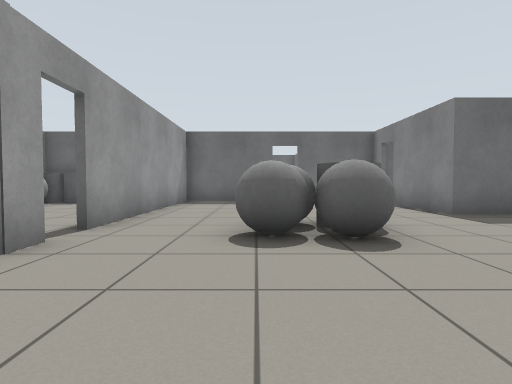
View 1 (above)

19 first-person views from a walk through a world built for the Gazebo simulator. The camera is 0.72 m above the floor, tilts 2° down and sees 80° across. The floor is counted in squares, 1 m on a side. Each view is taken from the middle of a square. On the plan, view 1 faces up. The plan holds only what a view shows up to about 10 squares ahead; the rest is blank.

View 2
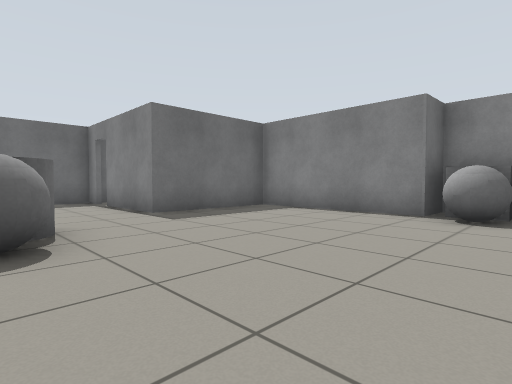

View 3
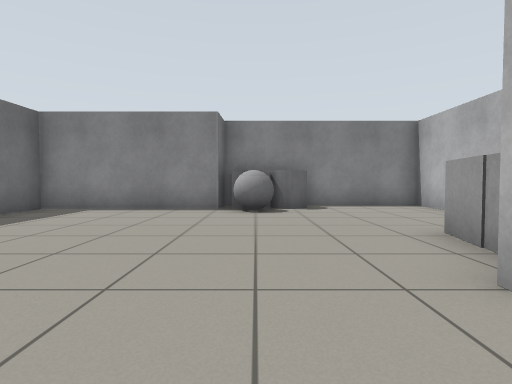

View 4
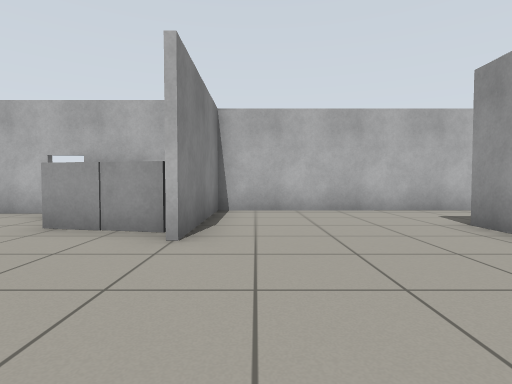

View 5
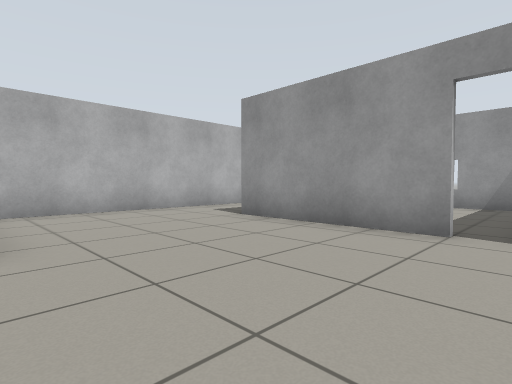

View 6
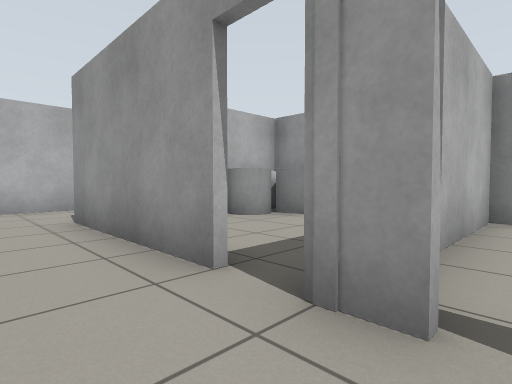

View 7
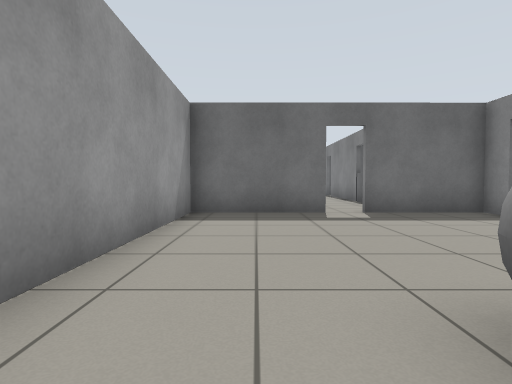

View 8
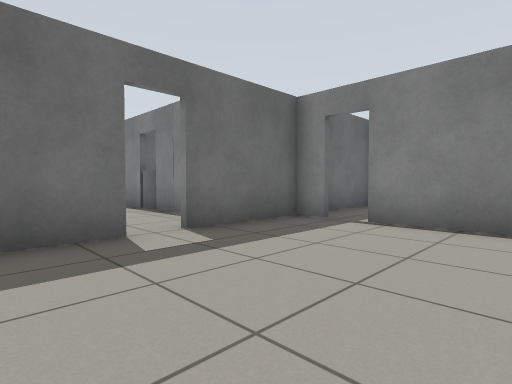

View 9
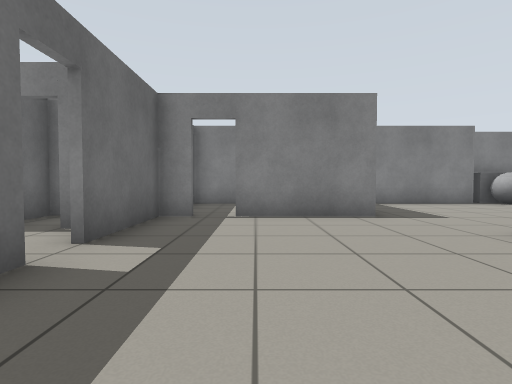

View 10
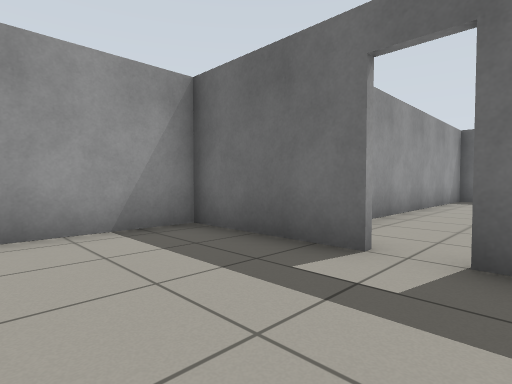

View 11
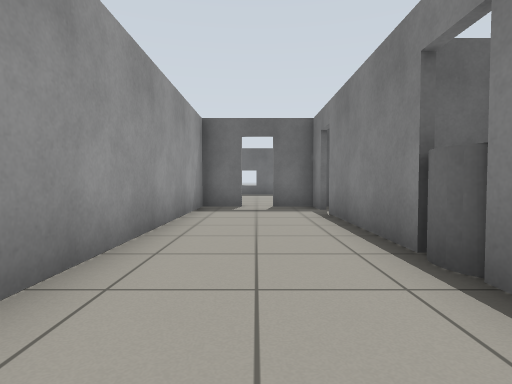

View 12
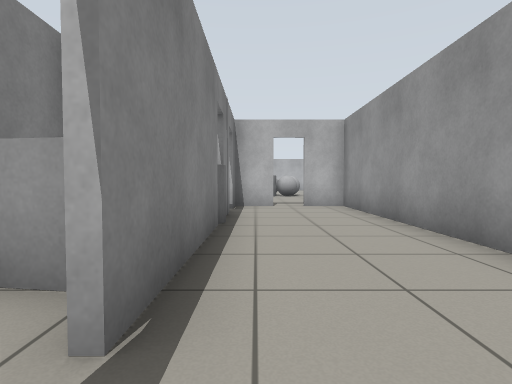

View 13
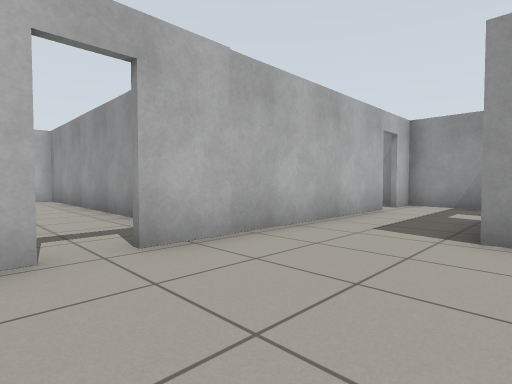

View 14
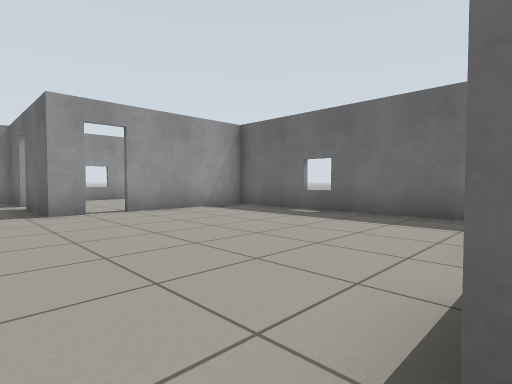

View 15
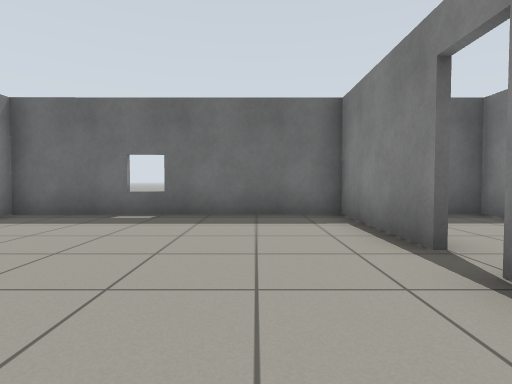

View 16
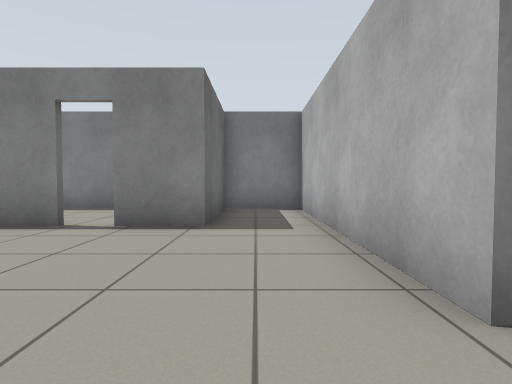

View 17
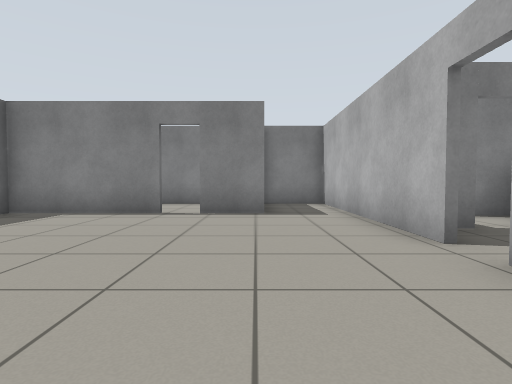

View 18
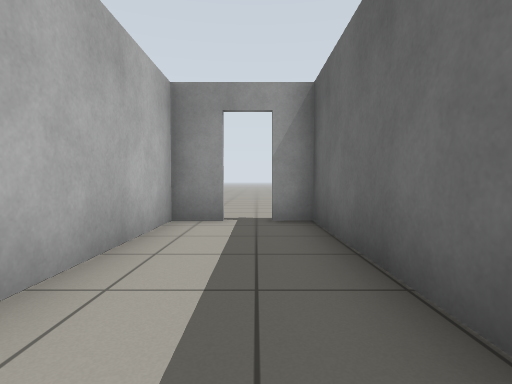

View 19
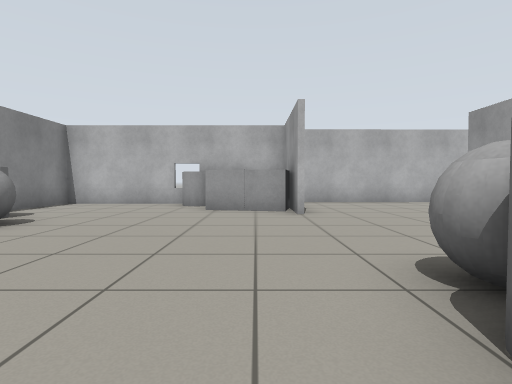

### Floor plan
Points are (right, up) in squares from view 1. A wall is a line through its corners. A room is listed if a view was taken in it or the views show most of it. See-through windows are left out.
Room 1 (views 1, 2, 3, 4, 5, 6, 7, 8, 9, 10, 18, 19)
walls: (2.1, -0.6) (2.1, -3.8) (9, -3.8) (9, 1.9) (7.9, 2) (7.9, 6.5) (4.2, 6.5) (4.2, 9.5); (-2.5, 2.1) (-2.5, -2); (-2.5, 3.6) (-2.5, 2.9); (-3.1, -2) (-7.6, -2); (4.2, 10.2) (4.2, 11) (1.5, 11); (0.7, 11) (-2.5, 11) (-2.5, 4.4); (-7.5, -3.5) (-7.5, -4.5) (1.9, -4.5) (1.9, -0.6)
ways out: open door at (1, 11) to room 2; open door at (-3, 3) to room 4; open door at (-8, -3); open door at (4, 10)
objects: grey ball (0, 4); grey ball (0, 5); grey ball (1, 4) to (2, 4); grey cylinder (1, 5) to (2, 5); grey box (3, -2); grey cylinder (4, -3) to (5, -3); grey box (4, -2); grey ball (7, 1); grey cylinder (8, 0); grey box (8, 1) to (9, 1)
Room 2 (views 11, 12)
walls: (2.6, 15.4) (2.6, 16.6); (4, 15.9) (3.1, 15.9); (2.6, 18.4) (2.6, 18.9); (2.6, 12.9) (2.6, 14.2); (2.6, 19.6) (2.6, 20.8); (3.1, 20.7) (1.5, 20.7); (0.6, 20.7) (-0.5, 20.7) (-0.5, 11.1) (0.6, 11.1); (1.5, 11.1) (2.6, 11.1) (2.6, 12)
ways out: open door at (1, 11) to room 1; open door at (1, 21) to room 3; open door at (3, 13); open door at (3, 19)
objects: grey cylinder (3, 15); grey box (3, 17) to (4, 18)
Room 3 (views 13, 14, 15, 16, 17)
walls: (-2.2, 24.1) (-2.2, 23.4) (-4.9, 23.4); (1.4, 20.8) (7.9, 20.8) (7.9, 22.8) (4.8, 22.8) (4.8, 24.4); (4.8, 25.1) (4.8, 28.6) (-2.2, 28.5) (-2.2, 24.9); (-5.6, 23.4) (-7.6, 23.4) (-7.6, 20.8) (-6.6, 20.8); (-5.7, 20.8) (0.6, 20.8)
ways out: open door at (1, 21) to room 2; gap at (5, 24.5) to room 5; open door at (-6, 21); open door at (-5, 23.5); open door at (-2, 24.5)
Room 4 (no view inside)
walls: (-7.6, -1.1) (-7.5, -2.7); (-7.6, -1.8) (-5.7, -1.8); (-7.6, 2.3) (-7.6, 0.9)
ways out: open door at (-3, 3) to room 1
objects: other object (-7, -1); grey box (-7, 0) to (-6, 0); grey cylinder (-6, -1) to (-5, -1)
Room 5 (no view inside)
walls: (7.9, 24.8) (7.9, 28.6) (7.1, 28.6)
ways out: gap at (5, 24.5) to room 3

Positions as (right, up) in squares from view 1, and headings:
1: (0, 0), facing up
2: (1, 0), facing up-right
3: (0, 1), facing right
4: (1, 3), facing down
5: (2, 3), facing down-left
6: (-1, 4), facing down-left
7: (-1, 4), facing up
8: (-1, 7), facing up-right
9: (-2, 9), facing right
10: (2, 8), facing up-left
11: (1, 12), facing up
12: (2, 20), facing down
13: (2, 24), facing down-left
14: (5, 22), facing up-left
15: (3, 22), facing up
16: (0, 22), facing right
17: (-2, 23), facing right
18: (-2, -3), facing left
19: (3, 6), facing down
